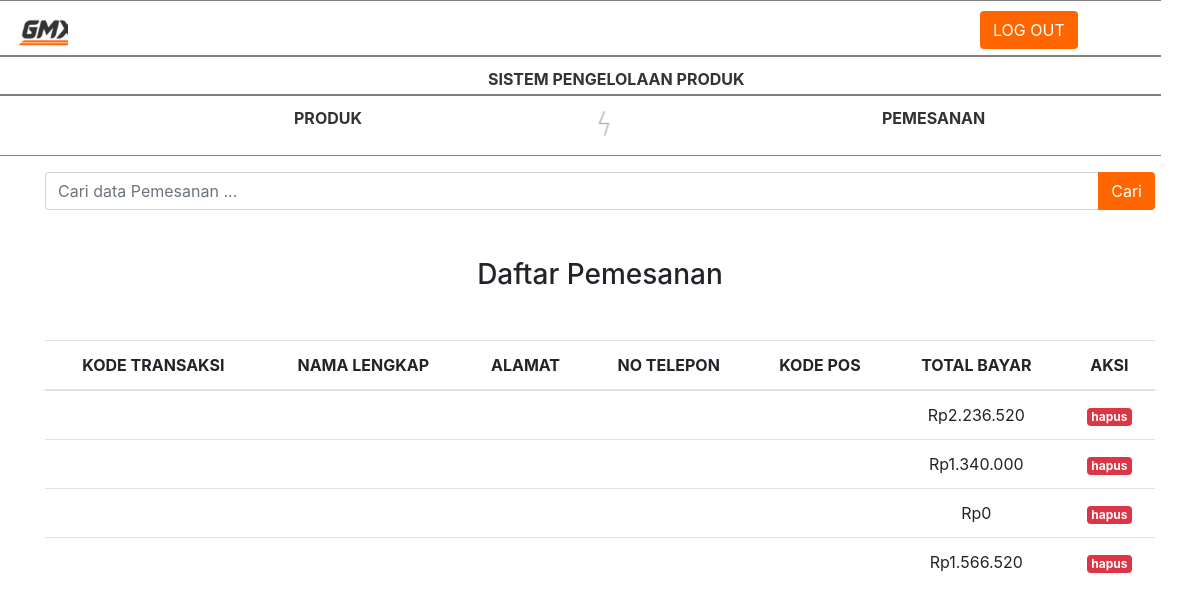
The app's page /index.php/admin/datapemesanan with its own data.
### tables this page shows
CREATE TABLE `pemesanan` (
  `nopemesanan` int(11) NOT NULL,
  `namasementara` varchar(10) NOT NULL,
  `totalbayar` int(11) DEFAULT NULL,
  `kodetransaksi` varchar(10) DEFAULT NULL,
  `kurirpengiriman` varchar(10) DEFAULT NULL,
  `metodepembayaran` varchar(10) DEFAULT NULL,
  `namalengkap` varchar(100) DEFAULT NULL,
  `alamattujuan` varchar(200) DEFAULT NULL,
  `nomortelepon` varchar(20) DEFAULT NULL,
  `email` varchar(100) DEFAULT NULL,
  `provinsi` varchar(50) DEFAULT NULL,
  `kota` varchar(100) DEFAULT NULL,
  `kecamatan` varchar(100) DEFAULT NULL,
  `kodepos` int(5) DEFAULT NULL,
  `catatan` varchar(500) DEFAULT NULL
);

### application/controllers/admin.php (called while the page is built, shortened)
<?php
class admin extends CI_Controller {
	public function __construct()
	{
		$this->load->model('Madmin');
		$this->load->library('form_validation');
        $this->load->helper('url');
		$this->load->helper('string');
		$this->load->database();
	}
	public function datapemesanan()
	{
		$data['pemesanan'] = $this->Madmin->daftarpemesanan();
		$this->load->view('template/adminheader');
		$this->load->view('admin/datapemesanan',$data);
	}
}

### index.php (called while the page is built, shortened)
<?php
require_once BASEPATH.'core/CodeIgniter.php';

### application/models/Madmin.php (called while the page is built, shortened)
<?php
class Madmin extends CI_Model
{
	public function daftarpemesanan()
	{
		$this->db->select('*');
		$this->db->from('pemesanan');
		$query = $this->db->get();
		return $query->result_array();
	}
}

### application/views/admin/datapemesanan.php (the view, shortened to what this page needs)
<div class="container">
    <div class="row mt-3">
        <div class="col md-6">
            <form action="" method="post">
                <div class="input-group">
                    <input type="text" class="form-control" placeholder="Cari data Pemesanan ... " name="keyword">
                    <div class="input-group-append">
                        <button class="btn" style="background:#FF6600;color: white" type="submit">Cari</button>
                    </div>
                </div>
            </form>
        </div>
    </div>
    <div class="row mt-5">
        <div class="col">
            <h3 class="text-center">Daftar Pemesanan</h3>
            <table class="table mt-5">
                <thead>
                    <tr>
                        <th class="text-center" scope="col">KODE TRANSAKSI</th>
                        <th class="text-center" scope="col">NAMA LENGKAP</th>
                        <th class="text-center" scope="col">ALAMAT</th>
                        <th class="text-center" scope="col">NO TELEPON</th>
                        <th class="text-center" scope="col">KODE POS</th>
                        <th class="text-center" scope="col">TOTAL BAYAR</th>
                        <th class="text-center" scope="col">AKSI</th>
                    </tr>
                </thead>
                <tbody class="text-center">
                        <?php if(is_array($pemesanan)){ foreach ($pemesanan as $p) { ?>
                        <tr>
                            <td class="text-center"><?= $p['kodetransaksi']; ?></td>
                            <td class="text-center"><?= $p['namalengkap']; ?></td>
                            <td class="text-center"><?= $p['alamattujuan']; ?></td>
                            <td class="text-center"><?= $p['nomortelepon']; ?></td>
                            <td class="text-center"><?= $p['kodepos']; ?></td>
                            <td class="text-center">Rp<?= number_format($p['totalbayar'],0,",","."); ?></td>
                            <td class="text-center">
                                <a href="<?= base_url(); ?>admin/hapusPesanan/<?= $p['nopemesanan'] ?>" class="badge badge-danger float-center" onclick="return confirm('Apakah anda yakin menghapus data ini?');" ?>hapus</a>
                            </td>
                        </tr></tr><?php }} ?>
                </tbody>
            </table>
        </div>
    </div>
</div>

### records on screen
pemesanan: totalbayar "2.236.520"
pemesanan: totalbayar "1.340.000"
pemesanan: totalbayar "0"
pemesanan: totalbayar "1.566.520"
